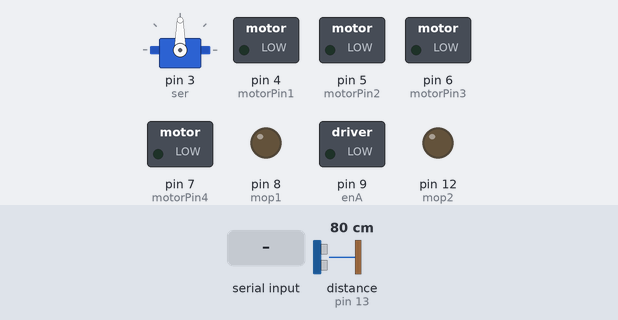
Recording of a sketch running on a simulated Arduino Uno, built with avr-gcc and run on an emulated ATmega328P. On the bench: servo, switched loads named in the sketch (green lamp = pin HIGH), output pins drawn as LEDs (lit = HIGH). Wiring (inferred from the names in the program): ultrasonic range finder: trigger pin 2; echo pin 13. The test bench sets the inputs (shaded band); at power-on: distance to the obstacle (sensor on pin 13) 80 cm. The echo pulse lasts 58.3 µs per cm; pins used as bus, display or sensor lines are not drawn.

Above: at 2.8 s.
2.9 s: "1" received over the second serial link
At 4.1 s:
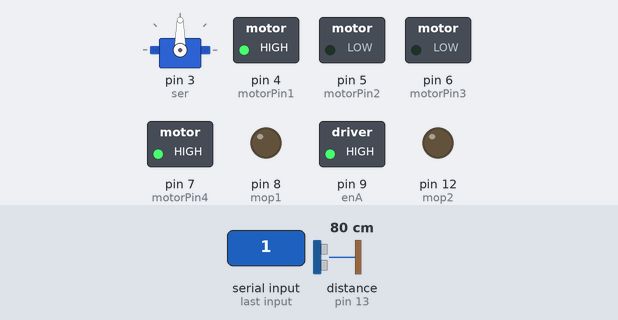
4.4 s: "2" received over the second serial link
At 5.6 s:
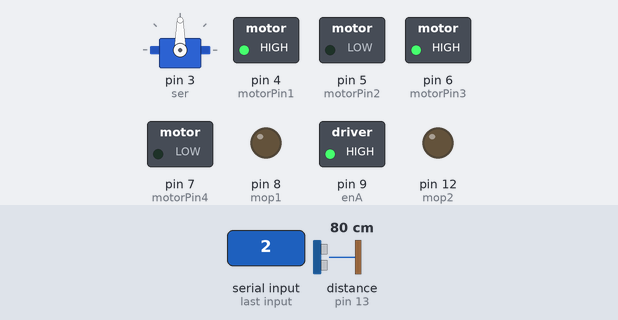
5.9 s: "3" received over the second serial link
At 6.8 s:
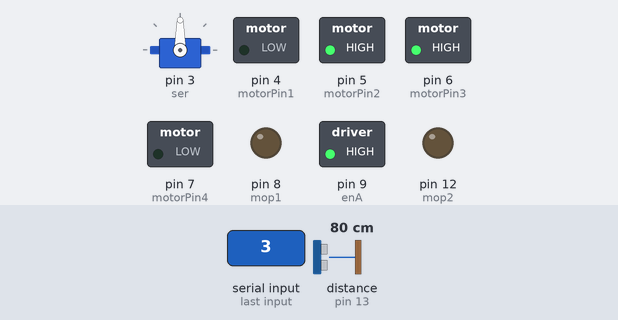
7.4 s: "4" received over the second serial link
At 7.8 s:
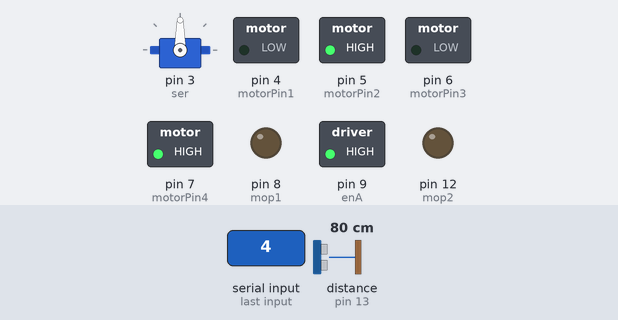
Timing chart, 0 to 9.9 s (numbered marks = the images above; inputs shaded):
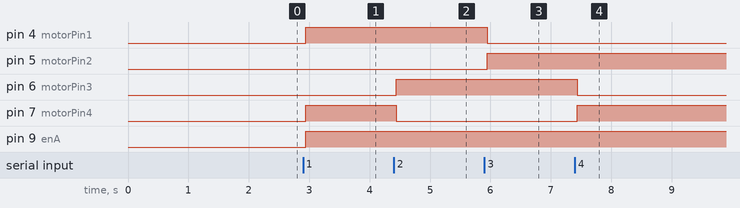

The sketch:

automated_cleaning.ino
```cpp
#include <SoftwareSerial.h>
#include <Servo.h>
// FIRST INPUT THE APPROPRIATE PIN NUMBERS

Servo ser;

SoftwareSerial mySerial(10,11);   //BLE 4.0
int Data;
int flag=0;

int enA=9;
int enB=0;

int en_mop=1;
const int mop1=8;
const int mop2=12;

const int trigger=2;    //Ultrasonic Sensor
const int echo=13;

int time_taken;
int dist;

int obstacle=100;      //distance of the machine from the obstacle

const int motorPin1=4;   //const denotes that it can be used as int but its value can't be changed
const int motorPin2=5;   //DC Motor
const int motorPin3=6;
const int motorPin4=7;

void setup() {
  // put your setup code here, to run once:
   mySerial.begin(9600);
   Serial.begin(9600);
   //pinMode(trigger,OUTPUT);
   //pinMode(echo,INPUT);

   pinMode(enA,OUTPUT);
   pinMode(enB,OUTPUT);
   pinMode(motorPin1,OUTPUT);    //See whether motor pins are to be intialized here or not
   pinMode(motorPin2,OUTPUT);
   pinMode(motorPin3,OUTPUT);
   pinMode(motorPin4,OUTPUT);

   pinMode(trigger,OUTPUT);
   pinMode(echo,INPUT);

   pinMode(en_mop,OUTPUT);
   pinMode(mop1,OUTPUT);
   pinMode(mop2,OUTPUT);

   ser.attach(3);
   ser.write(90);
   delay(1500);


   obstacle=distance();
   delay(100);
}

int left_look(){
  ser.write(35);
  delay(400);

  int d=distance();
  delay(110);

  ser.write(90);
  return d;

}

int right_look(){
  ser.write(145);
  delay(400);

  int d=distance();
  delay(110);

  ser.write(90);
  return d;
}


void loop() {
  // put your main code here, to run repeatedly:

   if (mySerial.available()>0)
  {
    Data=mySerial.read();
    flag=0;
    //Serial.print(Data);
    //Serial.println();


  int right_dist=0;
  int left_dist=0;
  delay(40);

//  if(obstacle<=10){
//    stopmove();
//    delay(500);
//               // goes backward for 300/1500 milliseconds (whatever be the delay), might have to change in case want to go some centimeters backward
//    //right();
//    //stopmove();
//    //delay(200);
//
//    //right();
//    //stopmove();
//
//    right_dist=right_look();    // write code for right_look and left_look function
//    delay(200);
//    left_dist=left_look();
//    delay(200);
//
//    if(right_dist>=left_dist){
//      backward();
//      delay(1000);
//      right();
//      delay(500);
//      stopmove();
//    }
//
//    else{
//      backward();
//      delay(1000);
//      left();
//      delay(500);
//      stopmove();
//    }
//  }
//  else{
//    //left();
//    forward();
//    //right();
//  }

  if(Data=='1'){
    forward();
    delay(1000);
    flag=1;
  }
  else if(Data=='2'){
    left();
    delay(1000);
    flag=1;
  }
  else if(Data=='3'){
    backward();
    delay(1000);
    flag=1;
  }
  else if(Data=='4'){
    right();
    delay(1000);
    flag=1;
  }

  //up=1,left=2,down=3,right=4
  }

  obstacle=distance();        //no delay specified

}
//int right_look{
//  ser.write(50);
//  delay(400);
//
//  int d=distance();
//  delay(110);
//
//  ser.write(105);
//  return d;
//
//}
//
//int left_look{
//  ser.write(170);
//  delay(400);
//
//  int d=distance();
//  delay(110);
//
//  ser.write(105);
//  return d;
//}

int distance(){

  digitalWrite(trigger,LOW);
  delayMicroseconds(2);
  digitalWrite(trigger,HIGH);
  delayMicroseconds(10);
  digitalWrite(trigger,LOW);

  time_taken=pulseIn(echo,HIGH);
  dist=time_taken*0.034/2;
  //Serial.print(dist);
  //Serial.println();
  return dist;
}

void stopmove(){
  digitalWrite(motorPin1,LOW);
  digitalWrite(motorPin2,LOW);
  digitalWrite(motorPin3,LOW);
  digitalWrite(motorPin4,LOW);
}

void backward(){
  analogWrite(enA,255);
  analogWrite(enB,255);
  //analogWrite(enA,0);
  //analogWrite(enB,0);
  digitalWrite(motorPin1,LOW); // LOW earlier
  digitalWrite(motorPin2,HIGH);
  digitalWrite(motorPin3,HIGH);
  digitalWrite(motorPin4,LOW);
}

void forward(){
  analogWrite(enA,255);
  analogWrite(enB,255);
  digitalWrite(motorPin1,HIGH);
  digitalWrite(motorPin2,LOW);
  digitalWrite(motorPin3,LOW);
  digitalWrite(motorPin4,HIGH);
}

void right(){
  analogWrite(enA,255);
  analogWrite(enB,255);
  digitalWrite(motorPin1,LOW);
  digitalWrite(motorPin2,HIGH);
  digitalWrite(motorPin3,LOW);
  digitalWrite(motorPin4,HIGH);
}

void left(){
  analogWrite(enA,255);
  analogWrite(enB,255);
  digitalWrite(motorPin1,HIGH);
  digitalWrite(motorPin2,LOW);
  digitalWrite(motorPin3,HIGH);
  digitalWrite(motorPin4,LOW);
}
```

Measured:
- after the input at 2.9 s, pin 4 (motorPin1), pin 7 (motorPin4), pin 9 (enA): LOW → HIGH at once
- after the input at 4.4 s, pin 6 (motorPin3): LOW → HIGH at once; pin 7 (motorPin4): HIGH → LOW at once
- after the input at 5.9 s, pin 4 (motorPin1): HIGH → LOW at once; pin 5 (motorPin2): LOW → HIGH at once
- after the input at 7.4 s, pin 6 (motorPin3): HIGH → LOW at once; pin 7 (motorPin4): LOW → HIGH at once
